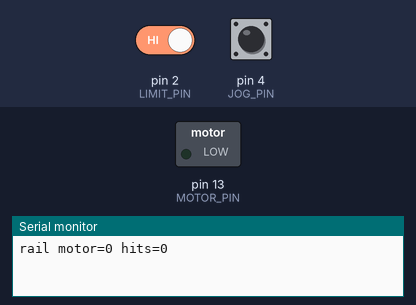
The sketch below on a simulated Arduino Uno, built with avr-gcc and run on an emulated ATmega328P. On the bench: switched loads named in the sketch (green lamp = pin HIGH), the last lines printed to the serial monitor. Inputs (shaded band) come from the test bench; at power-on: pin 2 (LIMIT_PIN) HIGH, pin 4 (JOG_PIN) HIGH.

Above: at 1.2 s.
1.3 s: pin 2 (LIMIT_PIN) driven LOW
At 2.5 s:
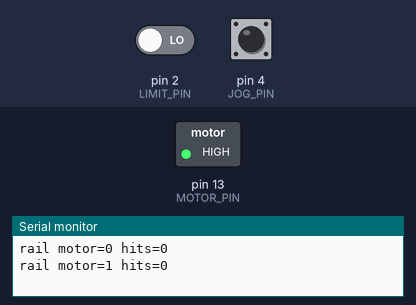
2.8 s: pin 2 (LIMIT_PIN) driven HIGH
At 3.6 s:
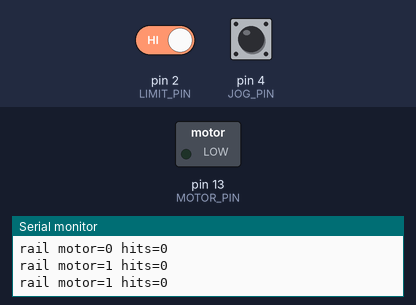
Timing chart, 0 to 5.8 s (numbered marks = the images above; inputs shaded):
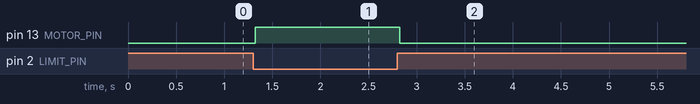

Measured:
- after the input at 1.3 s, pin 13 (MOTOR_PIN): LOW → HIGH at once
- after the input at 2.8 s, pin 13 (MOTOR_PIN): HIGH → LOW at once

The sketch:

sketch.ino
```cpp
// Linear rail carriage motor enable with end-stop.
// Limit switch on D2 (pull-up to GND when hit), motor enable on D13.
// Jog button on D4 (pull-up) requests motion when clear.

const int LIMIT_PIN = 2;
const int MOTOR_PIN = 13;
const int JOG_PIN = 4;
const unsigned long DEBOUNCE_MS = 25;
const unsigned long STATUS_MS = 900;

int stableLimit = HIGH;
int lastLimit = HIGH;
unsigned long limitEdge = 0;
bool motorEnabled = false;
unsigned long lastStatus = 0;
unsigned long hitCount = 0;

bool limitActiveRaw()
{
    return digitalRead(LIMIT_PIN) == HIGH;
}

void setMotor(bool enabled)
{
    motorEnabled = enabled;
    digitalWrite(MOTOR_PIN, enabled ? HIGH : LOW);
}

void publishStatus()
{
    Serial.print("rail motor=");
    Serial.print(motorEnabled ? 1 : 0);
    Serial.print(" hits=");
    Serial.println(hitCount);
}

void setup()
{
    pinMode(LIMIT_PIN, INPUT_PULLUP);
    pinMode(JOG_PIN, INPUT_PULLUP);
    pinMode(MOTOR_PIN, OUTPUT);
    setMotor(true);
    Serial.begin(9600);
    stableLimit = digitalRead(LIMIT_PIN);
    lastLimit = stableLimit;
    lastStatus = millis();
}

void loop()
{
    unsigned long now = millis();
    int raw = digitalRead(LIMIT_PIN);

    if (raw != lastLimit)
    {
        limitEdge = now;
        lastLimit = raw;
    }

    if ((now - limitEdge) >= DEBOUNCE_MS && raw != stableLimit)
    {
        stableLimit = raw;
        if (limitActiveRaw())
        {
            hitCount++;
        }
    }

    bool hit = (stableLimit == HIGH);
    bool jog = (digitalRead(JOG_PIN) == LOW);

    if (hit)
    {
        setMotor(false);
    }
    else if (jog)
    {
        setMotor(true);
    }
    else
    {
        setMotor(true);
    }

    if (now - lastStatus >= STATUS_MS)
    {
        lastStatus = now;
        publishStatus();
    }
}
```
